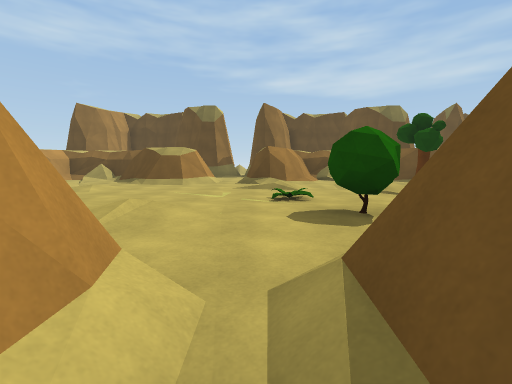
view 1 (above)

15 first-person views from a walk through a scene from a Unity 3-D project. The camera is 1.2 m above the floor, tilts 6° down and sees 90° across. The floor is counted in squares, 2 m on a side. Each view is taken from the middle of a square. On the plan, view 1 faces up. The plan holds only what a view shows up to about 9 squares ahead; the rest is blank. The place goes on beyond the plan. The player character is not drawn.

view 2
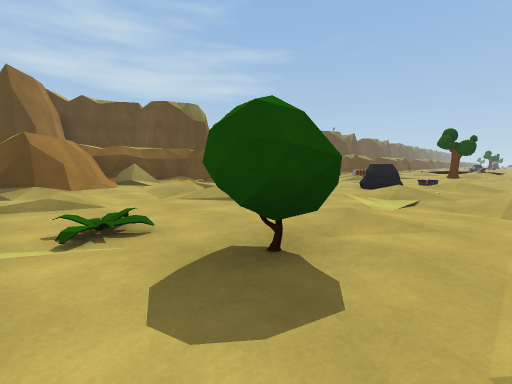

view 3
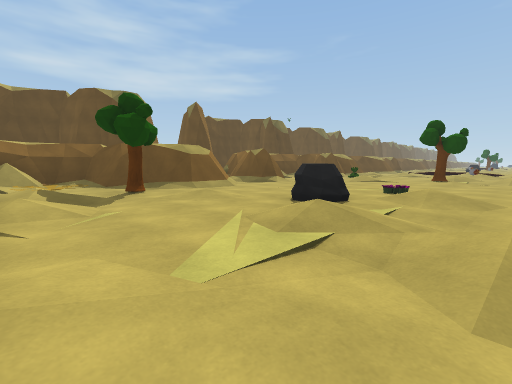

view 4
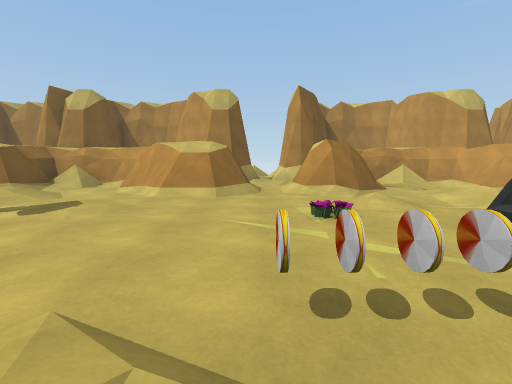

view 5
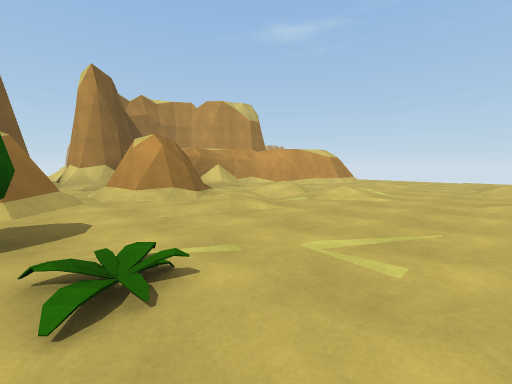

view 6
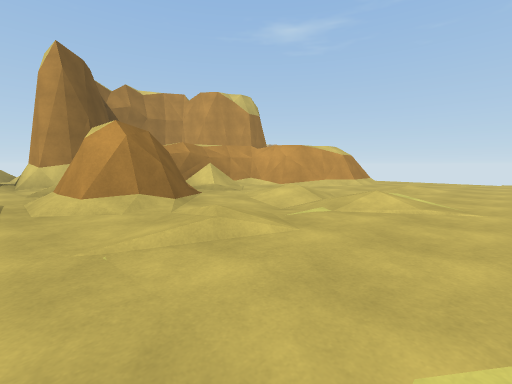

view 7
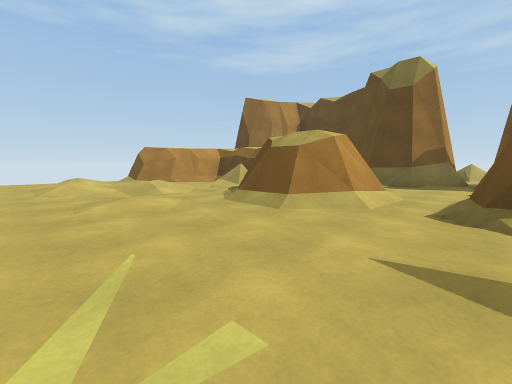

view 8
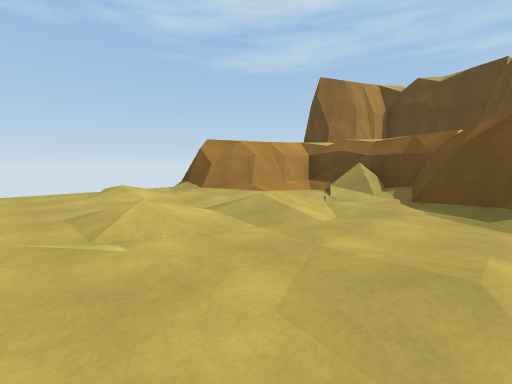

view 9
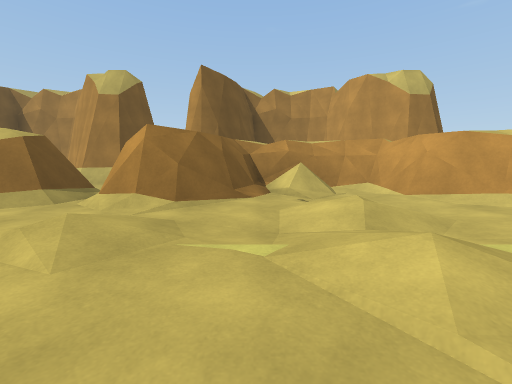

view 10
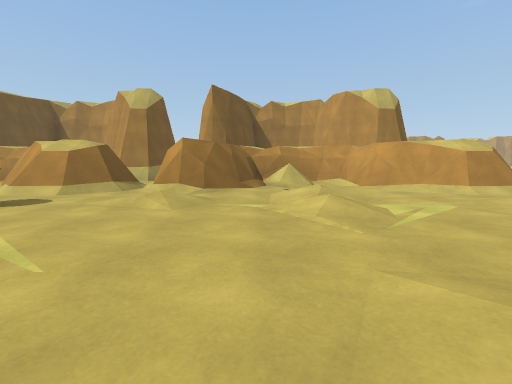

view 11
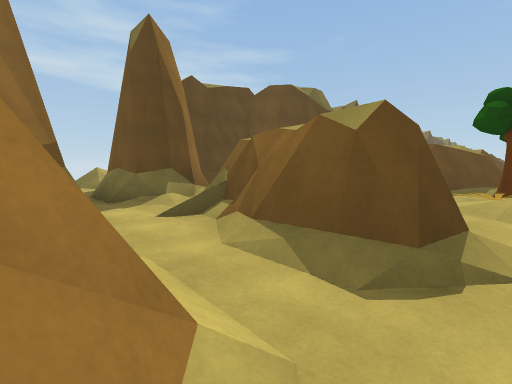

view 12
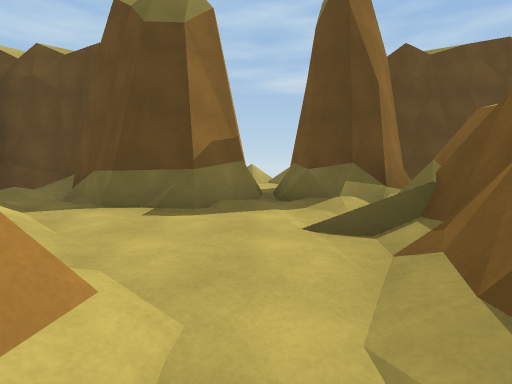

view 13
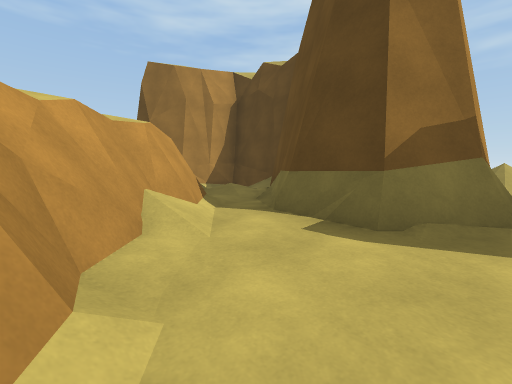

view 14
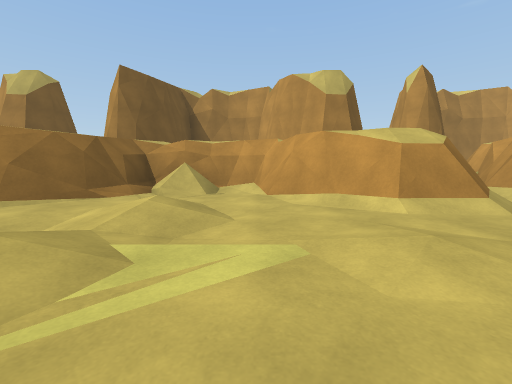

view 15
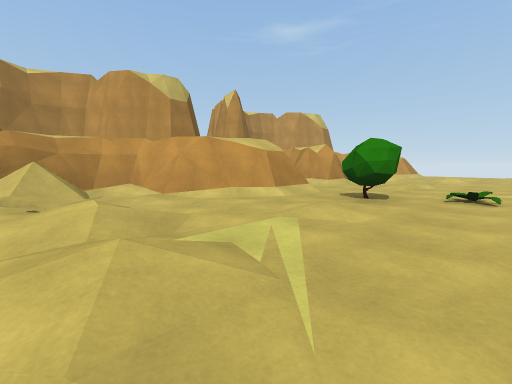

### Floor plan
Key: @ floor where view 1 was taken; # wall or solid block; . main floor; : floor 0.25 m higher than the main floor; - floor 0.25 m lower than the main floor; + floor 0.5 m higher than the main floor; * floor 1 m higher than the main floor; / step, stairs or slope; = window, fence, low wall or low ledge; ^ raised ledge; T tree; P plant; B bush; R rock; C coin.
Columns run from 10 left of view 1 to 16 right of it. Each row starts with its distance up from view 1.
 18          */
 17          .+
 16   ##     .   ##
 15          .   #
 14          ####
 13       ######
 12      ##....#
 11   #####/..###^##
 10  ## /####.###/.##
  9 ##/../###.##/../###
  8 //.:/..//.//.:PT.//.:
  7  :-.-......:-.-......
  6 ...:..:......:..:..CC..
  5 ...........P.....R.....
  4 ......:..........R.P....T
  3 ......:.::.B.:../.:....../
  2 ....../........//......../
  1  ###....##.###.../##/##/..#
  0    ##./###@###//####/ ##./#
 -1     ##/###.  ######=.  ####
 -2      #### .. #####      #
 -3         ##/###
 -4          ### #

Positions as (right, up) in squares from view 1, and headings:
1: (0, 0), facing up
2: (0, 2), facing up-right
3: (3, 2), facing up-right
4: (10, 7), facing down
5: (1, 6), facing down-left
6: (0, 5), facing down-left
7: (0, 5), facing up-left
8: (-4, 5), facing up-left
9: (-3, 5), facing down
10: (-3, 7), facing down
11: (-2, 8), facing up-right
12: (-1, 9), facing up
13: (-1, 10), facing up-left
14: (4, 5), facing down
15: (6, 5), facing down-left
